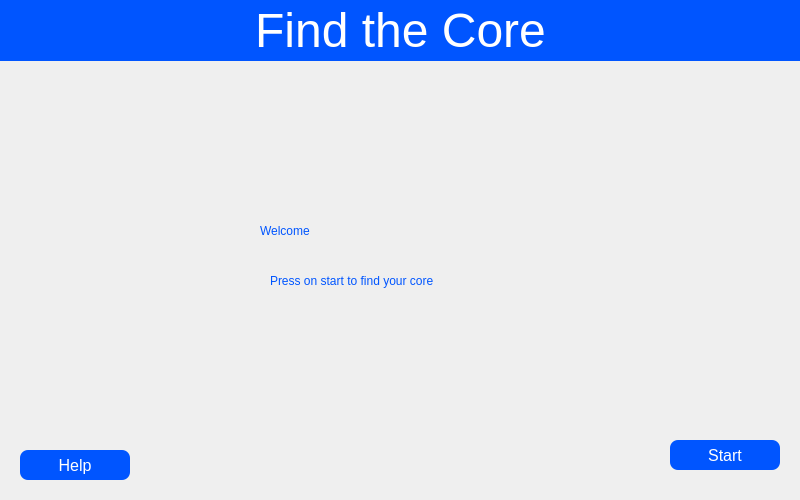
<?xml version="1.0" encoding="UTF-8"?>
<ui version="4.0">
 <class>MainWindow</class>
 <widget class="QDialog" name="MainWindow">
  <property name="geometry">
   <rect>
    <x>0</x>
    <y>0</y>
    <width>800</width>
    <height>500</height>
   </rect>
  </property>
  <property name="windowTitle">
   <string>Dialog</string>
  </property>
  <property name="styleSheet">
   <string notr="true"/>
  </property>
  <widget class="QLabel" name="label">
   <property name="geometry">
    <rect>
     <x>0</x>
     <y>0</y>
     <width>801</width>
     <height>61</height>
    </rect>
   </property>
   <property name="styleSheet">
    <string notr="true">background-color:rgb(0, 85, 255);
</string>
   </property>
   <property name="text">
    <string>&lt;html&gt;&lt;head/&gt;&lt;body&gt;&lt;p align=&quot;center&quot;&gt;&lt;span style=&quot; font-size:36pt; color:#ffffff;&quot;&gt;Find the Core&lt;/span&gt;&lt;/p&gt;&lt;/body&gt;&lt;/html&gt;</string>
   </property>
  </widget>
  <widget class="QPushButton" name="startB">
   <property name="enabled">
    <bool>true</bool>
   </property>
   <property name="geometry">
    <rect>
     <x>670</x>
     <y>440</y>
     <width>110</width>
     <height>30</height>
    </rect>
   </property>
   <property name="styleSheet">
    <string notr="true">background-color:rgb(0, 85, 255);
font-size:16px;
border-radius:8px;
color:white;</string>
   </property>
   <property name="text">
    <string>Start</string>
   </property>
  </widget>
  <widget class="QLabel" name="label_2">
   <property name="geometry">
    <rect>
     <x>260</x>
     <y>200</y>
     <width>301</width>
     <height>61</height>
    </rect>
   </property>
   <property name="styleSheet">
    <string notr="true">color:rgb(0, 85, 255);
font: 53pt &quot;MS Shell Dlg 2&quot;;</string>
   </property>
   <property name="text">
    <string>Welcome</string>
   </property>
  </widget>
  <widget class="QLabel" name="label_3">
   <property name="geometry">
    <rect>
     <x>270</x>
     <y>260</y>
     <width>281</width>
     <height>41</height>
    </rect>
   </property>
   <property name="styleSheet">
    <string notr="true">font: 15pt &quot;MS Shell Dlg 2&quot;;
color:rgb(0, 85, 255);</string>
   </property>
   <property name="text">
    <string>Press on start to find your core</string>
   </property>
  </widget>
  <widget class="QPushButton" name="helpB">
   <property name="enabled">
    <bool>true</bool>
   </property>
   <property name="geometry">
    <rect>
     <x>20</x>
     <y>450</y>
     <width>110</width>
     <height>30</height>
    </rect>
   </property>
   <property name="styleSheet">
    <string notr="true">background-color:rgb(0, 85, 255);
font-size:16px;
border-radius:8px;
color:white;</string>
   </property>
   <property name="text">
    <string>Help</string>
   </property>
  </widget>
  <widget class="QLabel" name="label_4">
   <property name="geometry">
    <rect>
     <x>-380</x>
     <y>-320</y>
     <width>1800</width>
     <height>1000</height>
    </rect>
   </property>
   <property name="text">
    <string/>
   </property>
   <property name="pixmap">
    <pixmap>app_bg.jpg</pixmap>
   </property>
  </widget>
  <zorder>label_4</zorder>
  <zorder>label</zorder>
  <zorder>startB</zorder>
  <zorder>label_2</zorder>
  <zorder>label_3</zorder>
  <zorder>helpB</zorder>
 </widget>
 <resources>
  <include location="app_b.qrc"/>
 </resources>
 <connections/>
</ui>
